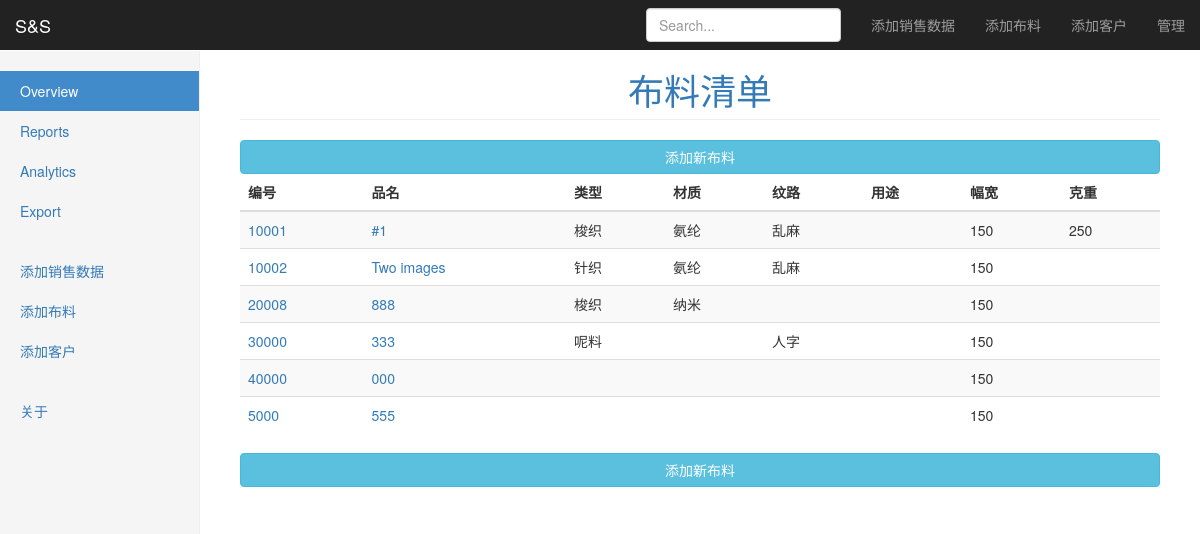
The app's page /, older data.
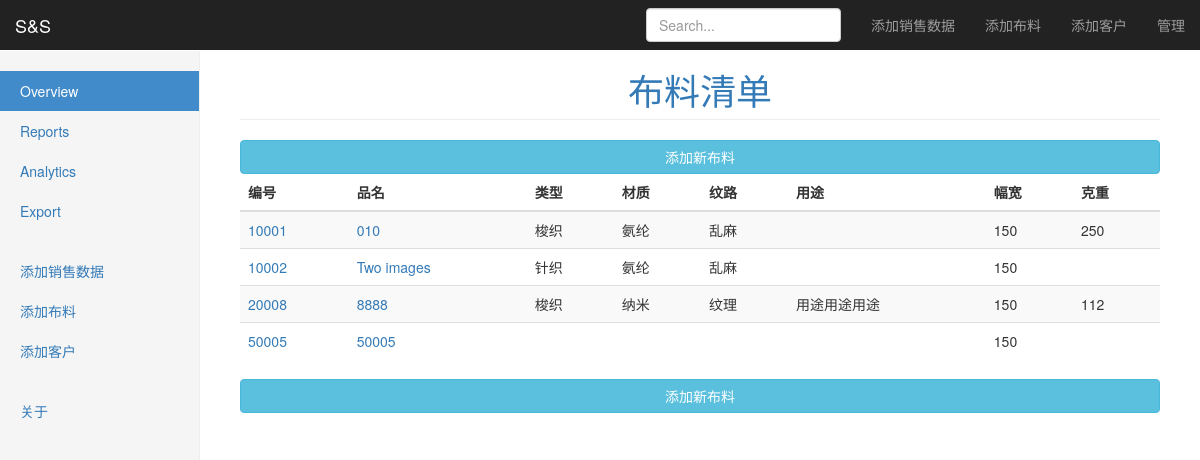
The same page, newer data.
### record/models.py (models this page shows, shortened)
class Cloth(models.Model):
    cloth_code = models.CharField(max_length=20)
    cloth_name = models.CharField(max_length=20)
    used_for = models.CharField(max_length=100, blank=True, null=True)
    category = models.ForeignKey(CategoryOfCloth, on_delete=models.SET_NULL, blank=True, null=True)
    texture = models.ForeignKey(TextureOfCloth, on_delete=models.SET_NULL, blank=True, null=True)
    material = models.ForeignKey(MaterialOfCloth, on_delete=models.SET_NULL, blank=True, null=True)
    breadth = models.IntegerField(blank=True, null=True)
    grams_per_m2 = models.IntegerField(blank=True, null=True)
    description = models.TextField(max_length=1000, blank=True, null=True)
    added_time = models.DateTimeField(auto_now_add=True)
    timestamp = models.DateTimeField(auto_now=True)

class CategoryOfCloth(models.Model):
    category_name = models.CharField(max_length=20, unique=True)
    description = models.CharField(max_length=100, blank=True, null=True)
    timestamp = models.DateTimeField(auto_now=True)
    def __str__(self):
        return self.category_name

class MaterialOfCloth(models.Model):
    material_name = models.CharField(max_length=20, unique=True)
    description = models.CharField(max_length=100, blank=True, null=True)
    timestamp = models.DateTimeField(auto_now=True)
    def __str__(self):
        return self.material_name

class TextureOfCloth(models.Model):
    texture_name = models.CharField(max_length=20, unique=True)
    description = models.CharField(max_length=100, blank=True, null=True)
    timestamp = models.DateTimeField(auto_now=True)
    def __str__(self):
        return self.texture_name

### record/views.py (the view)
# urls.py: url(r'^$', ClothListView.as_view(), name='cloth_list'),
class ClothListView(View):
    template_name = 'record/cloth_list.html'
    def get(self, request):
        cloth_list = Cloth.objects.all()
        context = {
            'cloth_list': cloth_list,
        }
        return render(request, self.template_name, context)

### record/templates/record/cloth_list.html (shortened to what this page needs)
{% extends "base.html" %}
{% block content %}
  <h1 class="page-header" align="center"><span class="text-primary">布料清单</span></h1>
  <a href="{% url 'record:cloth_add' %}" class="btn btn-info btn-block" role="button">添加新布料</a>
  <div class="table-responsive">
    <table class="table table-striped table-hover">
      <thead>
      <tr>
        <th>编号</th>
        <th>品名</th>
        <th>类型</th>
        <th>材质</th>
        <th>纹路</th>
        <th>用途</th>
        <th>幅宽</th>
        <th>克重</th>
      </tr>
      </thead>
      <tbody>
      {% for cloth in cloth_list %}
        <tr>
          <td><a href="{% url 'record:cloth_detail' cloth.pk %}">{{ cloth.cloth_code }}</a></td>
          <td><a href="{% url 'record:cloth_detail' cloth.pk %}">{{ cloth.cloth_name }}</a></td>
          <td>{% if cloth.category %}{{ cloth.category }} {% endif %}</td>
          <td>{% if cloth.material %}{{ cloth.material }} {% endif %}</td>
          <td>{% if cloth.texture %}{{ cloth.texture }} {% endif %}</td>
          <td>{% if cloth.used_for %}{{ cloth.used_for }} {% endif %}</td>
          <td>{% if cloth.breadth %}{{ cloth.breadth }} {% endif %}</td>
          <td>{% if cloth.grams_per_m2 %}{{ cloth.grams_per_m2 }} {% endif %}</td>
        </tr>
      {% endfor %}
      </tbody>
    </table>
  </div>
  <a href="{% url 'record:cloth_add' %}" class="btn btn-info btn-block" role="button">添加新布料</a>
{% endblock %}

Row changes from the older to the newer data that the page shows:
removed Cloth: cloth_code "30000", cloth_name "333", category "呢料", texture "人字", breadth "150"
removed Cloth: cloth_code "40000", cloth_name "000", breadth "150"
removed Cloth: cloth_code "5000", cloth_name "555", breadth "150"
changed Cloth (number 1 of 4 on the later page): cloth_name "#1" → "010"
changed Cloth "纳米": cloth_name "888" → "8888"; texture (not shown) → "纹理"; used_for (not shown) → "用途用途用途"; grams_per_m2 (not shown) → "112"
added Cloth: cloth_code "50005", cloth_name "50005", breadth "150"
